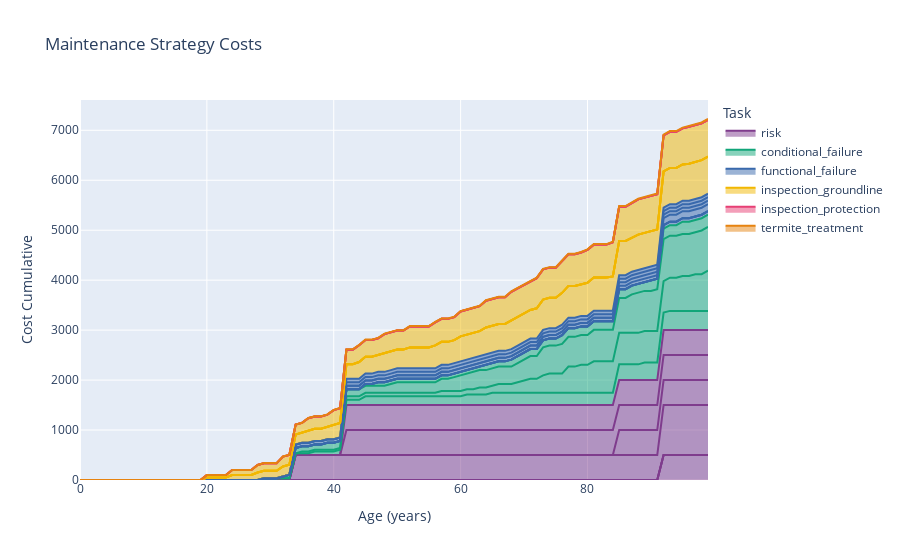

The notebook cell this image was saved under:
### Code cell
comp.units = model_units
comp.mc_timeline(t_end=t_end, n_iterations=n_iterations)
comp.expected_risk_cost_df()
comp.plot_ms()

### Figure 1 — Plotly figure (JSON) as saved in the notebook; plotly's stock layout.template omitted (floating-point values rounded to 4 significant figures)
{"data": [{"hovertemplate": "Task=risk<br>Failure Mode=termites<br>Age (years)=%{x}<br>Cost Cumulative=%{y}<extra></extra>", "legendgroup": "risk", "line": {"color": "rgb(127, 60, 141)"}, "mode": "lines", "name": "risk", "orientation": "v", "showlegend": true, "stackgroup": "1", "type": "scatter", "x": [0, 1, 2, 3, 4, 5, 6, 7, 8, 9, 10, 11, 12, 13, 14, 15, 16, 17, 18, 19, 20, 21, 22, 23, 24, 25, 26, 27, 28, 29, 30, 31, 32, 33, 34, 35, 36, 37, 38, 39, 40, 41, 42, 43, 44, 45, 46, 47, 48, 49, 50, 51, 52, 53, 54, 55, 56, 57, 58, 59, 60, 61, 62, 63, 64, 65, 66, 67, 68, 69, 70, 71, 72, 73, 74, 75, 76, 77, 78, 79, 80, 81, 82, 83, 84, 85, 86, 87, 88, 89, 90, 91, 92, 93, 94, 95, 96, 97, 98, 99], "xaxis": "x", "y": [0, 0, 0, 0, 0, 0, 0, 0, 0, 0, 0, 0, 0, 0, 0, 0, 0, 0, 0, 0, 0, 0, 0, 0, 0, 0, 0, 0, 0, 0, 0, 0, 0, 0, 0, 0, 0, 0, 0, 0, 0, 0, 0, 0, 0, 0, 0, 0, 0, 0, 0, 0, 0, 0, 0, 0, 0, 0, 0, 0, 0, 0, 0, 0, 0, 0, 0, 0, 0, 0, 0, 0, 0, 0, 0, 0, 0, 0, 0, 0, 0, 0, 0, 0, 0, 0, 0, 0, 0, 0, 0, 0, 500, 500, 500, 500, 500, 500, 500, 500], "yaxis": "y"}, {"hovertemplate": "Task=risk<br>Failure Mode=fungal decay | external<br>Age (years)=%{x}<br>Cost Cumulative=%{y}<extra></extra>", "legendgroup": "risk", "line": {"color": "rgb(127, 60, 141)"}, "mode": "lines", "name": "risk", "orientation": "v", "showlegend": false, "stackgroup": "1", "type": "scatter", "x": [0, 1, 2, 3, 4, 5, 6, 7, 8, 9, 10, 11, 12, 13, 14, 15, 16, 17, 18, 19, 20, 21, 22, 23, 24, 25, 26, 27, 28, 29, 30, 31, 32, 33, 34, 35, 36, 37, 38, 39, 40, 41, 42, 43, 44, 45, 46, 47, 48, 49, 50, 51, 52, 53, 54, 55, 56, 57, 58, 59, 60, 61, 62, 63, 64, 65, 66, 67, 68, 69, 70, 71, 72, 73, 74, 75, 76, 77, 78, 79, 80, 81, 82, 83, 84, 85, 86, 87, 88, 89, 90, 91, 92, 93, 94, 95, 96, 97, 98, 99], "xaxis": "x", "y": [0, 0, 0, 0, 0, 0, 0, 0, 0, 0, 0, 0, 0, 0, 0, 0, 0, 0, 0, 0, 0, 0, 0, 0, 0, 0, 0, 0, 0, 0, 0, 0, 0, 0, 0, 0, 0, 0, 0, 0, 0, 0, 0, 0, 0, 0, 0, 0, 0, 0, 0, 0, 0, 0, 0, 0, 0, 0, 0, 0, 0, 0, 0, 0, 0, 0, 0, 0, 0, 0, 0, 0, 0, 0, 0, 0, 0, 0, 0, 0, 0, 0, 0, 0, 0, 0, 0, 0, 0, 0, 0, 0, 0, 0, 0, 0, 0, 0, 0, 0], "yaxis": "y"}, {"hovertemplate": "Task=risk<br>Failure Mode=fungal decay | internal<br>Age (years)=%{x}<br>Cost Cumulative=%{y}<extra></extra>", "legendgroup": "risk", "line": {"color": "rgb(127, 60, 141)"}, "mode": "lines", "name": "risk", "orientation": "v", "showlegend": false, "stackgroup": "1", "type": "scatter", "x": [0, 1, 2, 3, 4, 5, 6, 7, 8, 9, 10, 11, 12, 13, 14, 15, 16, 17, 18, 19, 20, 21, 22, 23, 24, 25, 26, 27, 28, 29, 30, 31, 32, 33, 34, 35, 36, 37, 38, 39, 40, 41, 42, 43, 44, 45, 46, 47, 48, 49, 50, 51, 52, 53, 54, 55, 56, 57, 58, 59, 60, 61, 62, 63, 64, 65, 66, 67, 68, 69, 70, 71, 72, 73, 74, 75, 76, 77, 78, 79, 80, 81, 82, 83, 84, 85, 86, 87, 88, 89, 90, 91, 92, 93, 94, 95, 96, 97, 98, 99], "xaxis": "x", "y": [0, 0, 0, 0, 0, 0, 0, 0, 0, 0, 0, 0, 0, 0, 0, 0, 0, 0, 0, 0, 0, 0, 0, 0, 0, 0, 0, 0, 0, 0, 0, 0, 0, 0, 0, 0, 0, 0, 0, 0, 0, 0, 0, 0, 0, 0, 0, 0, 0, 0, 0, 0, 0, 0, 0, 0, 0, 0, 0, 0, 0, 0, 0, 0, 0, 0, 0, 0, 0, 0, 0, 0, 0, 0, 0, 0, 0, 0, 0, 0, 0, 0, 0, 0, 0, 0, 0, 0, 0, 0, 0, 0, 0, 0, 0, 0, 0, 0, 0, 0], "yaxis": "y"}, {"hovertemplate": "Task=risk<br>Failure Mode=lightning<br>Age (years)=%{x}<br>Cost Cumulative=%{y}<extra></extra>", "legendgroup": "risk", "line": {"color": "rgb(127, 60, 141)"}, "mode": "lines", "name": "risk", "orientation": "v", "showlegend": false, "stackgroup": "1", "type": "scatter", "x": [0, 1, 2, 3, 4, 5, 6, 7, 8, 9, 10, 11, 12, 13, 14, 15, 16, 17, 18, 19, 20, 21, 22, 23, 24, 25, 26, 27, 28, 29, 30, 31, 32, 33, 34, 35, 36, 37, 38, 39, 40, 41, 42, 43, 44, 45, 46, 47, 48, 49, 50, 51, 52, 53, 54, 55, 56, 57, 58, 59, 60, 61, 62, 63, 64, 65, 66, 67, 68, 69, 70, 71, 72, 73, 74, 75, 76, 77, 78, 79, 80, 81, 82, 83, 84, 85, 86, 87, 88, 89, 90, 91, 92, 93, 94, 95, 96, 97, 98, 99], "xaxis": "x", "y": [0, 0, 0, 0, 0, 0, 0, 0, 0, 0, 0, 0, 0, 0, 0, 0, 0, 0, 0, 0, 0, 0, 0, 0, 0, 0, 0, 0, 0, 0, 0, 0, 0, 0, 500, 500, 500, 500, 500, 500, 500, 500, 500, 500, 500, 500, 500, 500, 500, 500, 500, 500, 500, 500, 500, 500, 500, 500, 500, 500, 500, 500, 500, 500, 500, 500, 500, 500, 500, 500, 500, 500, 500, 500, 500, 500, 500, 500, 500, 500, 500, 500, 500, 500, 500, 500, 500, 500, 500, 500, 500, 500, 1000, 1000, 1000, 1000, 1000, 1000, 1000, 1000], "yaxis": "y"}, {"hovertemplate": "Task=risk<br>Failure Mode=weathering<br>Age (years)=%{x}<br>Cost Cumulative=%{y}<extra></extra>", "legendgroup": "risk", "line": {"color": "rgb(127, 60, 141)"}, "mode": "lines", "name": "risk", "orientation": "v", "showlegend": false, "stackgroup": "1", "type": "scatter", "x": [0, 1, 2, 3, 4, 5, 6, 7, 8, 9, 10, 11, 12, 13, 14, 15, 16, 17, 18, 19, 20, 21, 22, 23, 24, 25, 26, 27, 28, 29, 30, 31, 32, 33, 34, 35, 36, 37, 38, 39, 40, 41, 42, 43, 44, 45, 46, 47, 48, 49, 50, 51, 52, 53, 54, 55, 56, 57, 58, 59, 60, 61, 62, 63, 64, 65, 66, 67, 68, 69, 70, 71, 72, 73, 74, 75, 76, 77, 78, 79, 80, 81, 82, 83, 84, 85, 86, 87, 88, 89, 90, 91, 92, 93, 94, 95, 96, 97, 98, 99], "xaxis": "x", "y": [0, 0, 0, 0, 0, 0, 0, 0, 0, 0, 0, 0, 0, 0, 0, 0, 0, 0, 0, 0, 0, 0, 0, 0, 0, 0, 0, 0, 0, 0, 0, 0, 0, 0, 0, 0, 0, 0, 0, 0, 0, 0, 0, 0, 0, 0, 0, 0, 0, 0, 0, 0, 0, 0, 0, 0, 0, 0, 0, 0, 0, 0, 0, 0, 0, 0, 0, 0, 0, 0, 0, 0, 0, 0, 0, 0, 0, 0, 0, 0, 0, 0, 0, 0, 0, 500, 500, 500, 500, 500, 500, 500, 500, 500, 500, 500, 500, 500, 500, 500], "yaxis": "y"}, {"hovertemplate": "Task=risk<br>Failure Mode=fire_damage<br>Age (years)=%{x}<br>Cost Cumulative=%{y}<extra></extra>", "legendgroup": "risk", "line": {"color": "rgb(127, 60, 141)"}, "mode": "lines", "name": "risk", "orientation": "v", "showlegend": false, "stackgroup": "1", "type": "scatter", "x": [0, 1, 2, 3, 4, 5, 6, 7, 8, 9, 10, 11, 12, 13, 14, 15, 16, 17, 18, 19, 20, 21, 22, 23, 24, 25, 26, 27, 28, 29, 30, 31, 32, 33, 34, 35, 36, 37, 38, 39, 40, 41, 42, 43, 44, 45, 46, 47, 48, 49, 50, 51, 52, 53, 54, 55, 56, 57, 58, 59, 60, 61, 62, 63, 64, 65, 66, 67, 68, 69, 70, 71, 72, 73, 74, 75, 76, 77, 78, 79, 80, 81, 82, 83, 84, 85, 86, 87, 88, 89, 90, 91, 92, 93, 94, 95, 96, 97, 98, 99], "xaxis": "x", "y": [0, 0, 0, 0, 0, 0, 0, 0, 0, 0, 0, 0, 0, 0, 0, 0, 0, 0, 0, 0, 0, 0, 0, 0, 0, 0, 0, 0, 0, 0, 0, 0, 0, 0, 0, 0, 0, 0, 0, 0, 0, 0, 500, 500, 500, 500, 500, 500, 500, 500, 500, 500, 500, 500, 500, 500, 500, 500, 500, 500, 500, 500, 500, 500, 500, 500, 500, 500, 500, 500, 500, 500, 500, 500, 500, 500, 500, 500, 500, 500, 500, 500, 500, 500, 500, 500, 500, 500, 500, 500, 500, 500, 500, 500, 500, 500, 500, 500, 500, 500], "yaxis": "y"}, {"hovertemplate": "Task=risk<br>Failure Mode=impact<br>Age (years)=%{x}<br>Cost Cumulative=%{y}<extra></extra>", "legendgroup": "risk", "line": {"color": "rgb(127, 60, 141)"}, "mode": "lines", "name": "risk", "orientation": "v", "showlegend": false, "stackgroup": "1", "type": "scatter", "x": [0, 1, 2, 3, 4, 5, 6, 7, 8, 9, 10, 11, 12, 13, 14, 15, 16, 17, 18, 19, 20, 21, 22, 23, 24, 25, 26, 27, 28, 29, 30, 31, 32, 33, 34, 35, 36, 37, 38, 39, 40, 41, 42, 43, 44, 45, 46, 47, 48, 49, 50, 51, 52, 53, 54, 55, 56, 57, 58, 59, 60, 61, 62, 63, 64, 65, 66, 67, 68, 69, 70, 71, 72, 73, 74, 75, 76, 77, 78, 79, 80, 81, 82, 83, 84, 85, 86, 87, 88, 89, 90, 91, 92, 93, 94, 95, 96, 97, 98, 99], "xaxis": "x", "y": [0, 0, 0, 0, 0, 0, 0, 0, 0, 0, 0, 0, 0, 0, 0, 0, 0, 0, 0, 0, 0, 0, 0, 0, 0, 0, 0, 0, 0, 0, 0, 0, 0, 0, 0, 0, 0, 0, 0, 0, 0, 0, 500, 500, 500, 500, 500, 500, 500, 500, 500, 500, 500, 500, 500, 500, 500, 500, 500, 500, 500, 500, 500, 500, 500, 500, 500, 500, 500, 500, 500, 500, 500, 500, 500, 500, 500, 500, 500, 500, 500, 500, 500, 500, 500, 500, 500, 500, 500, 500, 500, 500, 500, 500, 500, 500, 500, 500, 500, 500], "yaxis": "y"}, {"hovertemplate": "Task=conditional_failure<br>Failure Mode=termites<br>Age (years)=%{x}<br>Cost Cumulative=%{y}<extra></extra>", "legendgroup": "conditional_failure", "line": {"color": "rgb(17, 165, 121)"}, "mode": "lines", "name": "conditional_failure", "orientation": "v", "showlegend": true, "stackgroup": "1", "type": "scatter", "x": [0, 1, 2, 3, 4, 5, 6, 7, 8, 9, 10, 11, 12, 13, 14, 15, 16, 17, 18, 19, 20, 21, 22, 23, 24, 25, 26, 27, 28, 29, 30, 31, 32, 33, 34, 35, 36, 37, 38, 39, 40, 41, 42, 43, 44, 45, 46, 47, 48, 49, 50, 51, 52, 53, 54, 55, 56, 57, 58, 59, 60, 61, 62, 63, 64, 65, 66, 67, 68, 69, 70, 71, 72, 73, 74, 75, 76, 77, 78, 79, 80, 81, 82, 83, 84, 85, 86, 87, 88, 89, 90, 91, 92, 93, 94, 95, 96, 97, 98, 99], "xaxis": "x", "y": [0, 0, 0, 0, 0, 0, 0, 0, 0, 0, 0, 0, 0, 0, 0, 0, 0, 0, 0, 0, 0, 0, 0, 0, 0, 0, 0, 0, 0, 35, 35, 35, 35, 35, 35, 35, 35, 70, 70, 70, 70, 105, 105, 105, 105, 175, 175, 175, 175, 175, 175, 175, 175, 175, 175, 175, 175, 175, 175, 175, 175, 210, 210, 210, 210, 245, 245, 245, 245, 245, 245, 245, 245, 245, 245, 245, 245, 245, 245, 245, 245, 245, 245, 245, 245, 315, 315, 315, 315, 350, 350, 350, 350, 385, 385, 385, 385, 385, 385, 385], "yaxis": "y"}, {"hovertemplate": "Task=conditional_failure<br>Failure Mode=fungal decay | external<br>Age (years)=%{x}<br>Cost Cumulative=%{y}<extra></extra>", "legendgroup": "conditional_failure", "line": {"color": "rgb(17, 165, 121)"}, "mode": "lines", "name": "conditional_failure", "orientation": "v", "showlegend": false, "stackgroup": "1", "type": "scatter", "x": [0, 1, 2, 3, 4, 5, 6, 7, 8, 9, 10, 11, 12, 13, 14, 15, 16, 17, 18, 19, 20, 21, 22, 23, 24, 25, 26, 27, 28, 29, 30, 31, 32, 33, 34, 35, 36, 37, 38, 39, 40, 41, 42, 43, 44, 45, 46, 47, 48, 49, 50, 51, 52, 53, 54, 55, 56, 57, 58, 59, 60, 61, 62, 63, 64, 65, 66, 67, 68, 69, 70, 71, 72, 73, 74, 75, 76, 77, 78, 79, 80, 81, 82, 83, 84, 85, 86, 87, 88, 89, 90, 91, 92, 93, 94, 95, 96, 97, 98, 99], "xaxis": "x", "y": [0, 0, 0, 0, 0, 0, 0, 0, 0, 0, 0, 0, 0, 0, 0, 0, 0, 0, 0, 0, 0, 0, 0, 0, 0, 0, 0, 0, 0, 0, 0, 0, 0, 0, 0, 35, 35, 35, 35, 35, 35, 35, 70, 70, 70, 70, 70, 70, 70, 70, 70, 70, 70, 70, 70, 70, 70, 105, 105, 105, 105, 105, 105, 140, 140, 140, 175, 175, 175, 210, 245, 280, 280, 350, 385, 385, 385, 525, 525, 560, 560, 630, 630, 630, 630, 630, 630, 630, 630, 630, 630, 630, 630, 665, 665, 700, 700, 735, 735, 805], "yaxis": "y"}, {"hovertemplate": "Task=conditional_failure<br>Failure Mode=fungal decay | internal<br>Age (years)=%{x}<br>Cost Cumulative=%{y}<extra></extra>", "legendgroup": "conditional_failure", "line": {"color": "rgb(17, 165, 121)"}, "mode": "lines", "name": "conditional_failure", "orientation": "v", "showlegend": false, "stackgroup": "1", "type": "scatter", "x": [0, 1, 2, 3, 4, 5, 6, 7, 8, 9, 10, 11, 12, 13, 14, 15, 16, 17, 18, 19, 20, 21, 22, 23, 24, 25, 26, 27, 28, 29, 30, 31, 32, 33, 34, 35, 36, 37, 38, 39, 40, 41, 42, 43, 44, 45, 46, 47, 48, 49, 50, 51, 52, 53, 54, 55, 56, 57, 58, 59, 60, 61, 62, 63, 64, 65, 66, 67, 68, 69, 70, 71, 72, 73, 74, 75, 76, 77, 78, 79, 80, 81, 82, 83, 84, 85, 86, 87, 88, 89, 90, 91, 92, 93, 94, 95, 96, 97, 98, 99], "xaxis": "x", "y": [0, 0, 0, 0, 0, 0, 0, 0, 0, 0, 0, 0, 0, 0, 0, 0, 0, 0, 0, 0, 0, 0, 0, 0, 0, 0, 0, 0, 0, 0, 0, 0, 35, 70, 105, 105, 105, 105, 105, 140, 140, 140, 140, 140, 140, 140, 140, 140, 140, 175, 210, 210, 210, 210, 210, 210, 210, 245, 245, 280, 315, 315, 350, 350, 350, 350, 350, 350, 350, 385, 420, 455, 455, 560, 560, 560, 595, 595, 595, 595, 595, 630, 630, 630, 630, 700, 700, 770, 805, 805, 805, 840, 840, 840, 840, 840, 840, 840, 875, 875], "yaxis": "y"}, {"hovertemplate": "Task=conditional_failure<br>Failure Mode=weathering<br>Age (years)=%{x}<br>Cost Cumulative=%{y}<extra></extra>", "legendgroup": "conditional_failure", "line": {"color": "rgb(17, 165, 121)"}, "mode": "lines", "name": "conditional_failure", "orientation": "v", "showlegend": false, "stackgroup": "1", "type": "scatter", "x": [0, 1, 2, 3, 4, 5, 6, 7, 8, 9, 10, 11, 12, 13, 14, 15, 16, 17, 18, 19, 20, 21, 22, 23, 24, 25, 26, 27, 28, 29, 30, 31, 32, 33, 34, 35, 36, 37, 38, 39, 40, 41, 42, 43, 44, 45, 46, 47, 48, 49, 50, 51, 52, 53, 54, 55, 56, 57, 58, 59, 60, 61, 62, 63, 64, 65, 66, 67, 68, 69, 70, 71, 72, 73, 74, 75, 76, 77, 78, 79, 80, 81, 82, 83, 84, 85, 86, 87, 88, 89, 90, 91, 92, 93, 94, 95, 96, 97, 98, 99], "xaxis": "x", "y": [0, 0, 0, 0, 0, 0, 0, 0, 0, 0, 0, 0, 0, 0, 0, 0, 0, 0, 0, 0, 0, 0, 0, 0, 0, 0, 0, 0, 0, 0, 0, 0, 0, 0, 0, 0, 0, 0, 0, 0, 0, 0, 0, 0, 0, 35, 35, 70, 70, 70, 70, 70, 70, 70, 70, 70, 70, 70, 70, 70, 70, 70, 70, 70, 105, 105, 105, 105, 140, 140, 140, 140, 140, 140, 140, 140, 175, 175, 175, 175, 175, 175, 175, 175, 175, 175, 175, 175, 175, 175, 210, 210, 210, 210, 210, 245, 245, 245, 245, 245], "yaxis": "y"}, {"hovertemplate": "Task=functional_failure<br>Failure Mode=termites<br>Age (years)=%{x}<br>Cost Cumulative=%{y}<extra></extra>", "legendgroup": "functional_failure", "line": {"color": "rgb(57, 105, 172)"}, "mode": "lines", "name": "functional_failure", "orientation": "v", "showlegend": true, "stackgroup": "1", "type": "scatter", "x": [0, 1, 2, 3, 4, 5, 6, 7, 8, 9, 10, 11, 12, 13, 14, 15, 16, 17, 18, 19, 20, 21, 22, 23, 24, 25, 26, 27, 28, 29, 30, 31, 32, 33, 34, 35, 36, 37, 38, 39, 40, 41, 42, 43, 44, 45, 46, 47, 48, 49, 50, 51, 52, 53, 54, 55, 56, 57, 58, 59, 60, 61, 62, 63, 64, 65, 66, 67, 68, 69, 70, 71, 72, 73, 74, 75, 76, 77, 78, 79, 80, 81, 82, 83, 84, 85, 86, 87, 88, 89, 90, 91, 92, 93, 94, 95, 96, 97, 98, 99], "xaxis": "x", "y": [0, 0, 0, 0, 0, 0, 0, 0, 0, 0, 0, 0, 0, 0, 0, 0, 0, 0, 0, 0, 0, 0, 0, 0, 0, 0, 0, 0, 0, 0, 0, 0, 0, 0, 0, 0, 0, 0, 0, 0, 0, 0, 0, 0, 0, 0, 0, 0, 0, 0, 0, 0, 0, 0, 0, 0, 0, 0, 0, 0, 0, 0, 0, 0, 0, 0, 0, 0, 0, 0, 0, 0, 0, 0, 0, 0, 0, 0, 0, 0, 0, 0, 0, 0, 0, 0, 0, 0, 0, 0, 0, 0, 70, 70, 70, 70, 70, 70, 70, 70], "yaxis": "y"}, {"hovertemplate": "Task=functional_failure<br>Failure Mode=fungal decay | external<br>Age (years)=%{x}<br>Cost Cumulative=%{y}<extra></extra>", "legendgroup": "functional_failure", "line": {"color": "rgb(57, 105, 172)"}, "mode": "lines", "name": "functional_failure", "orientation": "v", "showlegend": false, "stackgroup": "1", "type": "scatter", "x": [0, 1, 2, 3, 4, 5, 6, 7, 8, 9, 10, 11, 12, 13, 14, 15, 16, 17, 18, 19, 20, 21, 22, 23, 24, 25, 26, 27, 28, 29, 30, 31, 32, 33, 34, 35, 36, 37, 38, 39, 40, 41, 42, 43, 44, 45, 46, 47, 48, 49, 50, 51, 52, 53, 54, 55, 56, 57, 58, 59, 60, 61, 62, 63, 64, 65, 66, 67, 68, 69, 70, 71, 72, 73, 74, 75, 76, 77, 78, 79, 80, 81, 82, 83, 84, 85, 86, 87, 88, 89, 90, 91, 92, 93, 94, 95, 96, 97, 98, 99], "xaxis": "x", "y": [0, 0, 0, 0, 0, 0, 0, 0, 0, 0, 0, 0, 0, 0, 0, 0, 0, 0, 0, 0, 0, 0, 0, 0, 0, 0, 0, 0, 0, 0, 0, 0, 0, 0, 0, 0, 0, 0, 0, 0, 0, 0, 0, 0, 0, 0, 0, 0, 0, 0, 0, 0, 0, 0, 0, 0, 0, 0, 0, 0, 0, 0, 0, 0, 0, 0, 0, 0, 0, 0, 0, 0, 0, 0, 0, 0, 0, 0, 0, 0, 0, 0, 0, 0, 0, 0, 0, 0, 0, 0, 0, 0, 0, 0, 0, 0, 0, 0, 0, 0], "yaxis": "y"}, {"hovertemplate": "Task=functional_failure<br>Failure Mode=fungal decay | internal<br>Age (years)=%{x}<br>Cost Cumulative=%{y}<extra></extra>", "legendgroup": "functional_failure", "line": {"color": "rgb(57, 105, 172)"}, "mode": "lines", "name": "functional_failure", "orientation": "v", "showlegend": false, "stackgroup": "1", "type": "scatter", "x": [0, 1, 2, 3, 4, 5, 6, 7, 8, 9, 10, 11, 12, 13, 14, 15, 16, 17, 18, 19, 20, 21, 22, 23, 24, 25, 26, 27, 28, 29, 30, 31, 32, 33, 34, 35, 36, 37, 38, 39, 40, 41, 42, 43, 44, 45, 46, 47, 48, 49, 50, 51, 52, 53, 54, 55, 56, 57, 58, 59, 60, 61, 62, 63, 64, 65, 66, 67, 68, 69, 70, 71, 72, 73, 74, 75, 76, 77, 78, 79, 80, 81, 82, 83, 84, 85, 86, 87, 88, 89, 90, 91, 92, 93, 94, 95, 96, 97, 98, 99], "xaxis": "x", "y": [0, 0, 0, 0, 0, 0, 0, 0, 0, 0, 0, 0, 0, 0, 0, 0, 0, 0, 0, 0, 0, 0, 0, 0, 0, 0, 0, 0, 0, 0, 0, 0, 0, 0, 0, 0, 0, 0, 0, 0, 0, 0, 0, 0, 0, 0, 0, 0, 0, 0, 0, 0, 0, 0, 0, 0, 0, 0, 0, 0, 0, 0, 0, 0, 0, 0, 0, 0, 0, 0, 0, 0, 0, 0, 0, 0, 0, 0, 0, 0, 0, 0, 0, 0, 0, 0, 0, 0, 0, 0, 0, 0, 0, 0, 0, 0, 0, 0, 0, 0], "yaxis": "y"}, {"hovertemplate": "Task=functional_failure<br>Failure Mode=lightning<br>Age (years)=%{x}<br>Cost Cumulative=%{y}<extra></extra>", "legendgroup": "functional_failure", "line": {"color": "rgb(57, 105, 172)"}, "mode": "lines", "name": "functional_failure", "orientation": "v", "showlegend": false, "stackgroup": "1", "type": "scatter", "x": [0, 1, 2, 3, 4, 5, 6, 7, 8, 9, 10, 11, 12, 13, 14, 15, 16, 17, 18, 19, 20, 21, 22, 23, 24, 25, 26, 27, 28, 29, 30, 31, 32, 33, 34, 35, 36, 37, 38, 39, 40, 41, 42, 43, 44, 45, 46, 47, 48, 49, 50, 51, 52, 53, 54, 55, 56, 57, 58, 59, 60, 61, 62, 63, 64, 65, 66, 67, 68, 69, 70, 71, 72, 73, 74, 75, 76, 77, 78, 79, 80, 81, 82, 83, 84, 85, 86, 87, 88, 89, 90, 91, 92, 93, 94, 95, 96, 97, 98, 99], "xaxis": "x", "y": [0, 0, 0, 0, 0, 0, 0, 0, 0, 0, 0, 0, 0, 0, 0, 0, 0, 0, 0, 0, 0, 0, 0, 0, 0, 0, 0, 0, 0, 0, 0, 0, 0, 0, 70, 70, 70, 70, 70, 70, 70, 70, 70, 70, 70, 70, 70, 70, 70, 70, 70, 70, 70, 70, 70, 70, 70, 70, 70, 70, 70, 70, 70, 70, 70, 70, 70, 70, 70, 70, 70, 70, 70, 70, 70, 70, 70, 70, 70, 70, 70, 70, 70, 70, 70, 70, 70, 70, 70, 70, 70, 70, 140, 140, 140, 140, 140, 140, 140, 140], "yaxis": "y"}, {"hovertemplate": "Task=functional_failure<br>Failure Mode=weathering<br>Age (years)=%{x}<br>Cost Cumulative=%{y}<extra></extra>", "legendgroup": "functional_failure", "line": {"color": "rgb(57, 105, 172)"}, "mode": "lines", "name": "functional_failure", "orientation": "v", "showlegend": false, "stackgroup": "1", "type": "scatter", "x": [0, 1, 2, 3, 4, 5, 6, 7, 8, 9, 10, 11, 12, 13, 14, 15, 16, 17, 18, 19, 20, 21, 22, 23, 24, 25, 26, 27, 28, 29, 30, 31, 32, 33, 34, 35, 36, 37, 38, 39, 40, 41, 42, 43, 44, 45, 46, 47, 48, 49, 50, 51, 52, 53, 54, 55, 56, 57, 58, 59, 60, 61, 62, 63, 64, 65, 66, 67, 68, 69, 70, 71, 72, 73, 74, 75, 76, 77, 78, 79, 80, 81, 82, 83, 84, 85, 86, 87, 88, 89, 90, 91, 92, 93, 94, 95, 96, 97, 98, 99], "xaxis": "x", "y": [0, 0, 0, 0, 0, 0, 0, 0, 0, 0, 0, 0, 0, 0, 0, 0, 0, 0, 0, 0, 0, 0, 0, 0, 0, 0, 0, 0, 0, 0, 0, 0, 0, 0, 0, 0, 0, 0, 0, 0, 0, 0, 0, 0, 0, 0, 0, 0, 0, 0, 0, 0, 0, 0, 0, 0, 0, 0, 0, 0, 0, 0, 0, 0, 0, 0, 0, 0, 0, 0, 0, 0, 0, 0, 0, 0, 0, 0, 0, 0, 0, 0, 0, 0, 0, 70, 70, 70, 70, 70, 70, 70, 70, 70, 70, 70, 70, 70, 70, 70], "yaxis": "y"}, {"hovertemplate": "Task=functional_failure<br>Failure Mode=fire_damage<br>Age (years)=%{x}<br>Cost Cumulative=%{y}<extra></extra>", "legendgroup": "functional_failure", "line": {"color": "rgb(57, 105, 172)"}, "mode": "lines", "name": "functional_failure", "orientation": "v", "showlegend": false, "stackgroup": "1", "type": "scatter", "x": [0, 1, 2, 3, 4, 5, 6, 7, 8, 9, 10, 11, 12, 13, 14, 15, 16, 17, 18, 19, 20, 21, 22, 23, 24, 25, 26, 27, 28, 29, 30, 31, 32, 33, 34, 35, 36, 37, 38, 39, 40, 41, 42, 43, 44, 45, 46, 47, 48, 49, 50, 51, 52, 53, 54, 55, 56, 57, 58, 59, 60, 61, 62, 63, 64, 65, 66, 67, 68, 69, 70, 71, 72, 73, 74, 75, 76, 77, 78, 79, 80, 81, 82, 83, 84, 85, 86, 87, 88, 89, 90, 91, 92, 93, 94, 95, 96, 97, 98, 99], "xaxis": "x", "y": [0, 0, 0, 0, 0, 0, 0, 0, 0, 0, 0, 0, 0, 0, 0, 0, 0, 0, 0, 0, 0, 0, 0, 0, 0, 0, 0, 0, 0, 0, 0, 0, 0, 0, 0, 0, 0, 0, 0, 0, 0, 0, 70, 70, 70, 70, 70, 70, 70, 70, 70, 70, 70, 70, 70, 70, 70, 70, 70, 70, 70, 70, 70, 70, 70, 70, 70, 70, 70, 70, 70, 70, 70, 70, 70, 70, 70, 70, 70, 70, 70, 70, 70, 70, 70, 70, 70, 70, 70, 70, 70, 70, 70, 70, 70, 70, 70, 70, 70, 70], "yaxis": "y"}, {"hovertemplate": "Task=functional_failure<br>Failure Mode=impact<br>Age (years)=%{x}<br>Cost Cumulative=%{y}<extra></extra>", "legendgroup": "functional_failure", "line": {"color": "rgb(57, 105, 172)"}, "mode": "lines", "name": "functional_failure", "orientation": "v", "showlegend": false, "stackgroup": "1", "type": "scatter", "x": [0, 1, 2, 3, 4, 5, 6, 7, 8, 9, 10, 11, 12, 13, 14, 15, 16, 17, 18, 19, 20, 21, 22, 23, 24, 25, 26, 27, 28, 29, 30, 31, 32, 33, 34, 35, 36, 37, 38, 39, 40, 41, 42, 43, 44, 45, 46, 47, 48, 49, 50, 51, 52, 53, 54, 55, 56, 57, 58, 59, 60, 61, 62, 63, 64, 65, 66, 67, 68, 69, 70, 71, 72, 73, 74, 75, 76, 77, 78, 79, 80, 81, 82, 83, 84, 85, 86, 87, 88, 89, 90, 91, 92, 93, 94, 95, 96, 97, 98, 99], "xaxis": "x", "y": [0, 0, 0, 0, 0, 0, 0, 0, 0, 0, 0, 0, 0, 0, 0, 0, 0, 0, 0, 0, 0, 0, 0, 0, 0, 0, 0, 0, 0, 0, 0, 0, 0, 0, 0, 0, 0, 0, 0, 0, 0, 0, 70, 70, 70, 70, 70, 70, 70, 70, 70, 70, 70, 70, 70, 70, 70, 70, 70, 70, 70, 70, 70, 70, 70, 70, 70, 70, 70, 70, 70, 70, 70, 70, 70, 70, 70, 70, 70, 70, 70, 70, 70, 70, 70, 70, 70, 70, 70, 70, 70, 70, 70, 70, 70, 70, 70, 70, 70, 70], "yaxis": "y"}, {"hovertemplate": "Task=inspection_groundline<br>Failure Mode=termites<br>Age (years)=%{x}<br>Cost Cumulative=%{y}<extra></extra>", "legendgroup": "inspection_groundline", "line": {"color": "rgb(242, 183, 1)"}, "mode": "lines", "name": "inspection_groundline", "orientation": "v", "showlegend": true, "stackgroup": "1", "type": "scatter", "x": [0, 1, 2, 3, 4, 5, 6, 7, 8, 9, 10, 11, 12, 13, 14, 15, 16, 17, 18, 19, 20, 21, 22, 23, 24, 25, 26, 27, 28, 29, 30, 31, 32, 33, 34, 35, 36, 37, 38, 39, 40, 41, 42, 43, 44, 45, 46, 47, 48, 49, 50, 51, 52, 53, 54, 55, 56, 57, 58, 59, 60, 61, 62, 63, 64, 65, 66, 67, 68, 69, 70, 71, 72, 73, 74, 75, 76, 77, 78, 79, 80, 81, 82, 83, 84, 85, 86, 87, 88, 89, 90, 91, 92, 93, 94, 95, 96, 97, 98, 99], "xaxis": "x", "y": [0, 0, 0, 0, 0, 0, 0, 0, 0, 0, 0, 0, 0, 0, 0, 0, 0, 0, 0, 0, 50, 50, 50, 50, 100, 100, 100, 100, 150, 150, 150, 150, 199.5, 199.5, 199.5, 199.5, 246.5, 246.5, 246.5, 246.5, 292.5, 292.5, 292.5, 292.5, 336.5, 336.5, 336.5, 336.5, 378.5, 378.5, 378.5, 378.5, 419.5, 419.5, 419.5, 419.5, 460.5, 460.5, 460.5, 460.5, 500, 500, 500, 500, 537.5, 537.5, 537.5, 537.5, 573.5, 573.5, 573.5, 573.5, 606, 606, 606, 606, 635.5, 635.5, 635.5, 635.5, 661.5, 661.5, 661.5, 661.5, 686, 686, 686, 686, 707, 707, 707, 707, 726, 726, 726, 726, 742, 742, 742, 742], "yaxis": "y"}, {"hovertemplate": "Task=inspection_groundline<br>Failure Mode=fungal decay | external<br>Age (years)=%{x}<br>Cost Cumulative=%{y}<extra></extra>", "legendgroup": "inspection_groundline", "line": {"color": "rgb(242, 183, 1)"}, "mode": "lines", "name": "inspection_groundline", "orientation": "v", "showlegend": false, "stackgroup": "1", "type": "scatter", "x": [0, 1, 2, 3, 4, 5, 6, 7, 8, 9, 10, 11, 12, 13, 14, 15, 16, 17, 18, 19, 20, 21, 22, 23, 24, 25, 26, 27, 28, 29, 30, 31, 32, 33, 34, 35, 36, 37, 38, 39, 40, 41, 42, 43, 44, 45, 46, 47, 48, 49, 50, 51, 52, 53, 54, 55, 56, 57, 58, 59, 60, 61, 62, 63, 64, 65, 66, 67, 68, 69, 70, 71, 72, 73, 74, 75, 76, 77, 78, 79, 80, 81, 82, 83, 84, 85, 86, 87, 88, 89, 90, 91, 92, 93, 94, 95, 96, 97, 98, 99], "xaxis": "x", "y": [0, 0, 0, 0, 0, 0, 0, 0, 0, 0, 0, 0, 0, 0, 0, 0, 0, 0, 0, 0, 0, 0, 0, 0, 0, 0, 0, 0, 0, 0, 0, 0, 0, 0, 0, 0, 0, 0, 0, 0, 0, 0, 0, 0, 0, 0, 0, 0, 0, 0, 0, 0, 0, 0, 0, 0, 0, 0, 0, 0, 0, 0, 0, 0, 0, 0, 0, 0, 0, 0, 0, 0, 0, 0, 0, 0, 0, 0, 0, 0, 0, 0, 0, 0, 0, 0, 0, 0, 0, 0, 0, 0, 0, 0, 0, 0, 0, 0, 0, 0], "yaxis": "y"}, {"hovertemplate": "Task=inspection_groundline<br>Failure Mode=fungal decay | internal<br>Age (years)=%{x}<br>Cost Cumulative=%{y}<extra></extra>", "legendgroup": "inspection_groundline", "line": {"color": "rgb(242, 183, 1)"}, "mode": "lines", "name": "inspection_groundline", "orientation": "v", "showlegend": false, "stackgroup": "1", "type": "scatter", "x": [0, 1, 2, 3, 4, 5, 6, 7, 8, 9, 10, 11, 12, 13, 14, 15, 16, 17, 18, 19, 20, 21, 22, 23, 24, 25, 26, 27, 28, 29, 30, 31, 32, 33, 34, 35, 36, 37, 38, 39, 40, 41, 42, 43, 44, 45, 46, 47, 48, 49, 50, 51, 52, 53, 54, 55, 56, 57, 58, 59, 60, 61, 62, 63, 64, 65, 66, 67, 68, 69, 70, 71, 72, 73, 74, 75, 76, 77, 78, 79, 80, 81, 82, 83, 84, 85, 86, 87, 88, 89, 90, 91, 92, 93, 94, 95, 96, 97, 98, 99], "xaxis": "x", "y": [0, 0, 0, 0, 0, 0, 0, 0, 0, 0, 0, 0, 0, 0, 0, 0, 0, 0, 0, 0, 0, 0, 0, 0, 0, 0, 0, 0, 0, 0, 0, 0, 0, 0, 0, 0, 0, 0, 0, 0, 0, 0, 0, 0, 0, 0, 0, 0, 0, 0, 0, 0, 0, 0, 0, 0, 0, 0, 0, 0, 0, 0, 0, 0, 0, 0, 0, 0, 0, 0, 0, 0, 0, 0, 0, 0, 0, 0, 0, 0, 0, 0, 0, 0, 0, 0, 0, 0, 0, 0, 0, 0, 0, 0, 0, 0, 0, 0, 0, 0], "yaxis": "y"}, {"hovertemplate": "Task=inspection_groundline<br>Failure Mode=lightning<br>Age (years)=%{x}<br>Cost Cumulative=%{y}<extra></extra>", "legendgroup": "inspection_groundline", "line": {"color": "rgb(242, 183, 1)"}, "mode": "lines", "name": "inspection_groundline", "orientation": "v", "showlegend": false, "stackgroup": "1", "type": "scatter", "x": [0, 1, 2, 3, 4, 5, 6, 7, 8, 9, 10, 11, 12, 13, 14, 15, 16, 17, 18, 19, 20, 21, 22, 23, 24, 25, 26, 27, 28, 29, 30, 31, 32, 33, 34, 35, 36, 37, 38, 39, 40, 41, 42, 43, 44, 45, 46, 47, 48, 49, 50, 51, 52, 53, 54, 55, 56, 57, 58, 59, 60, 61, 62, 63, 64, 65, 66, 67, 68, 69, 70, 71, 72, 73, 74, 75, 76, 77, 78, 79, 80, 81, 82, 83, 84, 85, 86, 87, 88, 89, 90, 91, 92, 93, 94, 95, 96, 97, 98, 99], "xaxis": "x", "y": [0, 0, 0, 0, 0, 0, 0, 0, 0, 0, 0, 0, 0, 0, 0, 0, 0, 0, 0, 0, 0, 0, 0, 0, 0, 0, 0, 0, 0, 0, 0, 0, 0, 0, 0, 0, 0, 0, 0, 0, 0, 0, 0, 0, 0, 0, 0, 0, 0, 0, 0, 0, 0, 0, 0, 0, 0, 0, 0, 0, 0, 0, 0, 0, 0, 0, 0, 0, 0, 0, 0, 0, 0, 0, 0, 0, 0, 0, 0, 0, 0, 0, 0, 0, 0, 0, 0, 0, 0, 0, 0, 0, 0, 0, 0, 0, 0, 0, 0, 0], "yaxis": "y"}, {"hovertemplate": "Task=inspection_groundline<br>Failure Mode=weathering<br>Age (years)=%{x}<br>Cost Cumulative=%{y}<extra></extra>", "legendgroup": "inspection_groundline", "line": {"color": "rgb(242, 183, 1)"}, "mode": "lines", "name": "inspection_groundline", "orientation": "v", "showlegend": false, "stackgroup": "1", "type": "scatter", "x": [0, 1, 2, 3, 4, 5, 6, 7, 8, 9, 10, 11, 12, 13, 14, 15, 16, 17, 18, 19, 20, 21, 22, 23, 24, 25, 26, 27, 28, 29, 30, 31, 32, 33, 34, 35, 36, 37, 38, 39, 40, 41, 42, 43, 44, 45, 46, 47, 48, 49, 50, 51, 52, 53, 54, 55, 56, 57, 58, 59, 60, 61, 62, 63, 64, 65, 66, 67, 68, 69, 70, 71, 72, 73, 74, 75, 76, 77, 78, 79, 80, 81, 82, 83, 84, 85, 86, 87, 88, 89, 90, 91, 92, 93, 94, 95, 96, 97, 98, 99], "xaxis": "x", "y": [0, 0, 0, 0, 0, 0, 0, 0, 0, 0, 0, 0, 0, 0, 0, 0, 0, 0, 0, 0, 50, 50, 50, 50, 100, 100, 100, 100, 150, 150, 150, 150, 199, 199, 199, 199, 246, 246, 246, 246, 292, 292, 292, 292, 336, 336, 336, 336, 378, 378, 378, 378, 419, 419, 419, 419, 460, 460, 460, 460, 499, 499, 499, 499, 536.5, 536.5, 536.5, 536.5, 572.5, 572.5, 572.5, 572.5, 605, 605, 605, 605, 634, 634, 634, 634, 660, 660, 660, 660, 684.5, 684.5, 684.5, 684.5, 705, 705, 705, 705, 723, 723, 723, 723, 739, 739, 739, 739], "yaxis": "y"}, {"hovertemplate": "Task=inspection_protection<br>Failure Mode=lightning<br>Age (years)=%{x}<br>Cost Cumulative=%{y}<extra></extra>", "legendgroup": "inspection_protection", "line": {"color": "rgb(231, 63, 116)"}, "mode": "lines", "name": "inspection_protection", "orientation": "v", "showlegend": true, "stackgroup": "1", "type": "scatter", "x": [0, 1, 2, 3, 4, 5, 6, 7, 8, 9, 10, 11, 12, 13, 14, 15, 16, 17, 18, 19, 20, 21, 22, 23, 24, 25, 26, 27, 28, 29, 30, 31, 32, 33, 34, 35, 36, 37, 38, 39, 40, 41, 42, 43, 44, 45, 46, 47, 48, 49, 50, 51, 52, 53, 54, 55, 56, 57, 58, 59, 60, 61, 62, 63, 64, 65, 66, 67, 68, 69, 70, 71, 72, 73, 74, 75, 76, 77, 78, 79, 80, 81, 82, 83, 84, 85, 86, 87, 88, 89, 90, 91, 92, 93, 94, 95, 96, 97, 98, 99], "xaxis": "x", "y": [0, 0, 0, 0, 0, 0, 0, 0, 0, 0, 0, 0, 0, 0, 0, 0, 0, 0, 0, 0, 0, 0, 0, 0, 0, 0, 0, 0, 0, 0, 0, 0, 0, 0, 0, 0, 0, 0, 0, 0, 0, 0, 0, 0, 0, 0, 0, 0, 0, 0, 0, 0, 0, 0, 0, 0, 0, 0, 0, 0, 0, 0, 0, 0, 0, 0, 0, 0, 0, 0, 0, 0, 0, 0, 0, 0, 0, 0, 0, 0, 0, 0, 0, 0, 0, 0, 0, 0, 0, 0, 0, 0, 0, 0, 0, 0, 0, 0, 0, 0], "yaxis": "y"}, {"hovertemplate": "Task=inspection_protection<br>Failure Mode=fire_damage<br>Age (years)=%{x}<br>Cost Cumulative=%{y}<extra></extra>", "legendgroup": "inspection_protection", "line": {"color": "rgb(231, 63, 116)"}, "mode": "lines", "name": "inspection_protection", "orientation": "v", "showlegend": false, "stackgroup": "1", "type": "scatter", "x": [0, 1, 2, 3, 4, 5, 6, 7, 8, 9, 10, 11, 12, 13, 14, 15, 16, 17, 18, 19, 20, 21, 22, 23, 24, 25, 26, 27, 28, 29, 30, 31, 32, 33, 34, 35, 36, 37, 38, 39, 40, 41, 42, 43, 44, 45, 46, 47, 48, 49, 50, 51, 52, 53, 54, 55, 56, 57, 58, 59, 60, 61, 62, 63, 64, 65, 66, 67, 68, 69, 70, 71, 72, 73, 74, 75, 76, 77, 78, 79, 80, 81, 82, 83, 84, 85, 86, 87, 88, 89, 90, 91, 92, 93, 94, 95, 96, 97, 98, 99], "xaxis": "x", "y": [0, 0, 0, 0, 0, 0, 0, 0, 0, 0, 0, 0, 0, 0, 0, 0, 0, 0, 0, 0, 0, 0, 0, 0, 0, 0, 0, 0, 0, 0, 0, 0, 0, 0, 0, 0, 0, 0, 0, 0, 0, 0, 0, 0, 0, 0, 0, 0, 0, 0, 0, 0, 0, 0, 0, 0, 0, 0, 0, 0, 0, 0, 0, 0, 0, 0, 0, 0, 0, 0, 0, 0, 0, 0, 0, 0, 0, 0, 0, 0, 0, 0, 0, 0, 0, 0, 0, 0, 0, 0, 0, 0, 0, 0, 0, 0, 0, 0, 0, 0], "yaxis": "y"}, {"hovertemplate": "Task=inspection_protection<br>Failure Mode=impact<br>Age (years)=%{x}<br>Cost Cumulative=%{y}<extra></extra>", "legendgroup": "inspection_protection", "line": {"color": "rgb(231, 63, 116)"}, "mode": "lines", "name": "inspection_protection", "orientation": "v", "showlegend": false, "stackgroup": "1", "type": "scatter", "x": [0, 1, 2, 3, 4, 5, 6, 7, 8, 9, 10, 11, 12, 13, 14, 15, 16, 17, 18, 19, 20, 21, 22, 23, 24, 25, 26, 27, 28, 29, 30, 31, 32, 33, 34, 35, 36, 37, 38, 39, 40, 41, 42, 43, 44, 45, 46, 47, 48, 49, 50, 51, 52, 53, 54, 55, 56, 57, 58, 59, 60, 61, 62, 63, 64, 65, 66, 67, 68, 69, 70, 71, 72, 73, 74, 75, 76, 77, 78, 79, 80, 81, 82, 83, 84, 85, 86, 87, 88, 89, 90, 91, 92, 93, 94, 95, 96, 97, 98, 99], "xaxis": "x", "y": [0, 0, 0, 0, 0, 0, 0, 0, 0, 0, 0, 0, 0, 0, 0, 0, 0, 0, 0, 0, 0, 0, 0, 0, 0, 0, 0, 0, 0, 0, 0, 0, 0, 0, 0, 0, 0, 0, 0, 0, 0, 0, 0, 0, 0, 0, 0, 0, 0, 0, 0, 0, 0, 0, 0, 0, 0, 0, 0, 0, 0, 0, 0, 0, 0, 0, 0, 0, 0, 0, 0, 0, 0, 0, 0, 0, 0, 0, 0, 0, 0, 0, 0, 0, 0, 0, 0, 0, 0, 0, 0, 0, 0, 0, 0, 0, 0, 0, 0, 0], "yaxis": "y"}, {"hovertemplate": "Task=termite_treatment<br>Failure Mode=termites<br>Age (years)=%{x}<br>Cost Cumulative=%{y}<extra></extra>", "legendgroup": "termite_treatment", "line": {"color": "rgb(230, 131, 16)"}, "mode": "lines", "name": "termite_treatment", "orientation": "v", "showlegend": true, "stackgroup": "1", "type": "scatter", "x": [0, 1, 2, 3, 4, 5, 6, 7, 8, 9, 10, 11, 12, 13, 14, 15, 16, 17, 18, 19, 20, 21, 22, 23, 24, 25, 26, 27, 28, 29, 30, 31, 32, 33, 34, 35, 36, 37, 38, 39, 40, 41, 42, 43, 44, 45, 46, 47, 48, 49, 50, 51, 52, 53, 54, 55, 56, 57, 58, 59, 60, 61, 62, 63, 64, 65, 66, 67, 68, 69, 70, 71, 72, 73, 74, 75, 76, 77, 78, 79, 80, 81, 82, 83, 84, 85, 86, 87, 88, 89, 90, 91, 92, 93, 94, 95, 96, 97, 98, 99], "xaxis": "x", "y": [0, 0, 0, 0, 0, 0, 0, 0, 0, 0, 0, 0, 0, 0, 0, 0, 0, 0, 0, 0, 0, 0, 0, 0, 0, 0, 0, 0, 0, 3, 3, 3, 3, 3, 3, 3, 3, 5, 5, 5, 5, 6, 6, 6, 6, 8, 8, 8, 8, 8, 8, 8, 8, 8, 8, 8, 8, 8, 8, 8, 8, 9, 9, 9, 9, 10, 10, 10, 10, 10, 10, 10, 10, 10, 10, 10, 10, 10, 10, 10, 10, 10, 10, 10, 10, 12, 12, 12, 12, 14, 14, 14, 14, 15, 15, 15, 15, 15, 15, 15], "yaxis": "y"}], "layout": {"legend": {"title": {"text": "Task"}, "tracegroupgap": 0}, "title": {"text": "Maintenance Strategy Costs"}, "xaxis": {"anchor": "y", "automargin": true, "domain": [0, 1], "title": {"text": "Age (years)"}}, "yaxis": {"anchor": "x", "automargin": true, "domain": [0, 1], "title": {"text": "Cost Cumulative"}}}}
